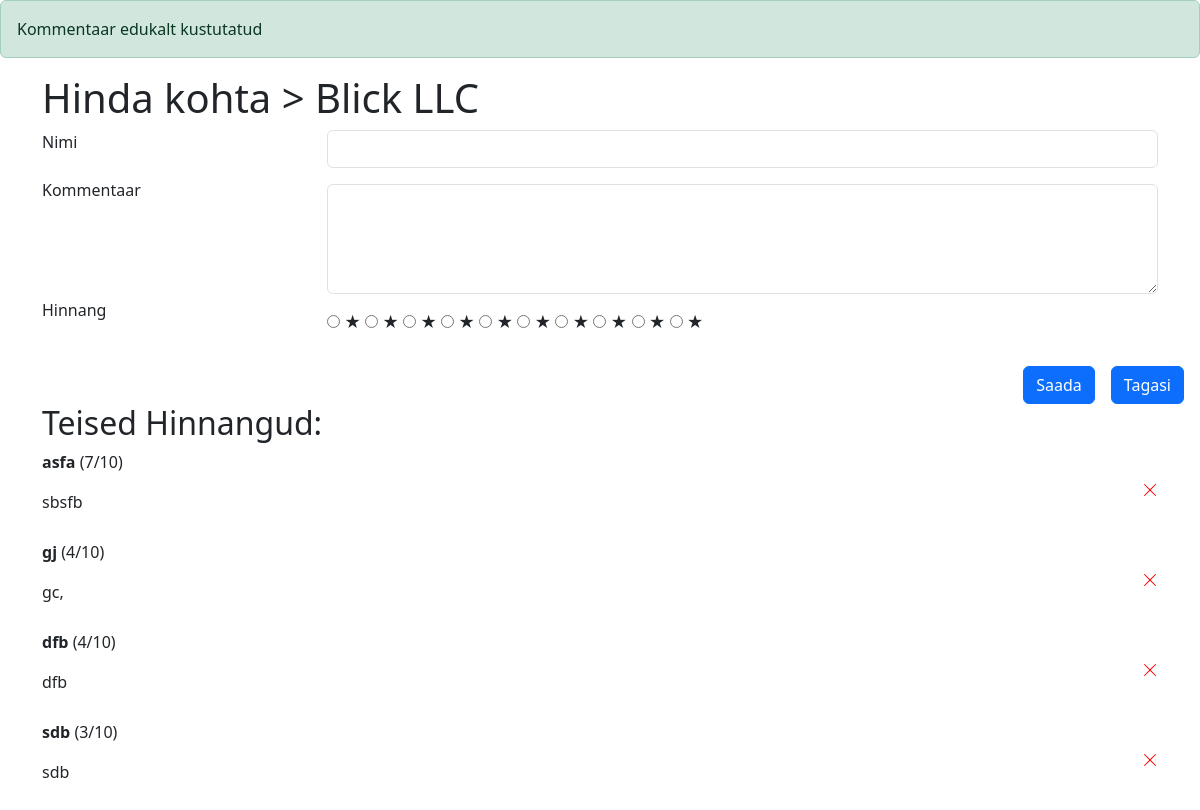
Page /review.php?id=194&success=r_del (signed in) on the committed database.
### tables this page shows
CREATE TABLE `toidukohad` (
  `id` int(6) NOT NULL,
  `nimi` varchar(255) NOT NULL,
  `asukoht` varchar(255) NOT NULL,
  `k_hinne` double NOT NULL,
  `hinnatud` int(6) NOT NULL
);

CREATE TABLE `reviews` (
  `id` int(11) NOT NULL,
  `place_id` int(11) NOT NULL,
  `review` text NOT NULL,
  `rating` int(11) NOT NULL,
  `created_at` timestamp NOT NULL DEFAULT current_timestamp(),
  `name` varchar(255) NOT NULL
);

### review.php (the view, shortened to what this page needs)
<?php
include("config.php");
if (isset($_GET['id'])) {
    $place_id = (int)$_GET['id'];
    $query = "SELECT * FROM toidukohad WHERE id = $place_id";
    $result = mysqli_query($yhendus, $query);
    if ($result && mysqli_num_rows($result) > 0) {
        $place = mysqli_fetch_assoc($result);
    } else {
        die("Place not found.");
    }
} else {
    die("No place selected.");
}
if (isset($_GET['success']) && $_GET['success'] == "r_del") {
    echo "<div class='alert alert-success'>Kommentaar edukalt kustutatud</div>";
}
$r_query = "SELECT id, name, review, rating FROM reviews WHERE place_id = $place_id LIMIT 10";
$r_result = mysqli_query($yhendus, $r_query);
?>
  <!doctype html>
<html lang="en">
  <head>
    <link href="https://cdn.jsdelivr.net/npm/bootstrap@5.3.3/dist/css/bootstrap.min.css" rel="stylesheet">
  </head>
  <body>
  <div class="container">
    <h1>Hinda kohta > <?php echo $place['nimi']; ?></h1>
    <form method="POST" action="">
        <div class="row">
            <div class="col-md-3">
                <div class="mb-3">
                    <label for="name" class="form-label">Nimi</label>
                </div>
                <div class="mb-3">
                    <label for="review" class="form-label pb-5">Kommentaar</label>
                </div>
                <div class="mb-3 pt-4">
                    <label for="rating" class="form-label">Hinnang</label>
                </div>
            </div>
            <div class="col-md-9">
                <div class="mb-3">
                    <input type="text" class="form-control" id="name" name="name" required>
                </div>
                <div class="mb-3">
                    <textarea class="form-control" id="review" name="review" rows="4" required></textarea>
                </div>
                <div class="mb-3">
                    <div class="star-ratin">
                    <input type="radio" id="star1" name="rating" value="1">
                        <label for="star1" class="star">&#9733;</label>
                        <input type="radio" id="star2" name="rating" value="2">
                        <label for="star2" class="star">&#9733;</label>
                        <input type="radio" id="star3" name="rating" value="3">
                        <label for="star3" class="star">&#9733;</label>
                        <input type="radio" id="star4" name="rating" value="4">
                        <label for="star4" class="star">&#9733;</label>
                        <input type="radio" id="star5" name="rating" value="5">
                        <label for="star5" class="star">&#9733;</label>
                        <input type="radio" id="star6" name="rating" value="6">
                        <label for="star6" class="star">&#9733;</label>
                        <input type="radio" id="star7" name="rating" value="7">
                        <label for="star7" class="star">&#9733;</label>
                        <input type="radio" id="star8" name="rating" value="8">
                        <label for="star8" class="star">&#9733;</label>
                        <input type="radio" id="star9" name="rating" value="9">
                        <label for="star9" class="star">&#9733;</label>
                        <input type="radio" id="star10" name="rating" value="10">
                        <label for="star10" class="star">&#9733;</label>
                    </div>
                </div>
            </div>
        </div>
            </div>
        <div class="d-flex justify-content-end">
            <button type="submit" class="btn btn-primary me-3">Saada</button>
            <a class="btn btn-primary me-3" href="<?php echo isset($_SESSION['tuvastamine']) ? 'admin' : 'index.php'; ?>" role="button">Tagasi</a>
        </div>
        <div class= 'container'>
        <h2>Teised Hinnangud:</h2>
        <?php
        if ($r_result && mysqli_num_rows($r_result) > 0) {
            while ($r_row = mysqli_fetch_assoc($r_result)) {
                echo "<div class='' style='display: flex; align-items: center; margin-bottom: 10px;'>";
                echo "<div class='review-content' style='flex-grow: 1;'>";
                echo "<p><strong>" . $r_row['name'] . "</strong> (" . $r_row['rating'] . "/10)</p>";
                echo "<p>" . $r_row['review'] . "</p>";
                echo "</div>";
                if (isset($_SESSION['tuvastamine'])) {
                    echo '<a href="admin/r_review.php?rev_id=' . $r_row['id'] . '&id='. $place_id .'" style="color: red; text-decoration: none; display: inline-flex; align-items: center;"><svg xmlns="http://www.w3.org/2000/svg" width="16" height="16" fill="currentColor" class="bi bi-x-lg" viewBox="0 0 16 16"><path d="M2.146 2.854a.5.5 0 1 1 .708-.708L8 7.293l5.146-5.147a.5.5 0 0 1 .708.708L8.707 8l5.147 5.146a.5.5 0 0 1-.708.708L8 8.707l-5.146 5.147a.5.5 0 0 1-.708-.708L7.293 8z"></path>
    </svg>
</a>';
                }
                echo "</div>";
            }
} else {
    echo "<p>Arvustusi pole veel.</p>";
}
        ?>
        </div>
  </body>
</html>

### rows in the picture
toidukohad: nimi "Blick LLC"
reviews: name "asfa", rating "7", review "sbsfb"
reviews: name "gj", rating "4", review "gc,"
reviews: name "dfb", rating "4", review "dfb"
reviews: name "sdb", rating "3", review "sdb"
